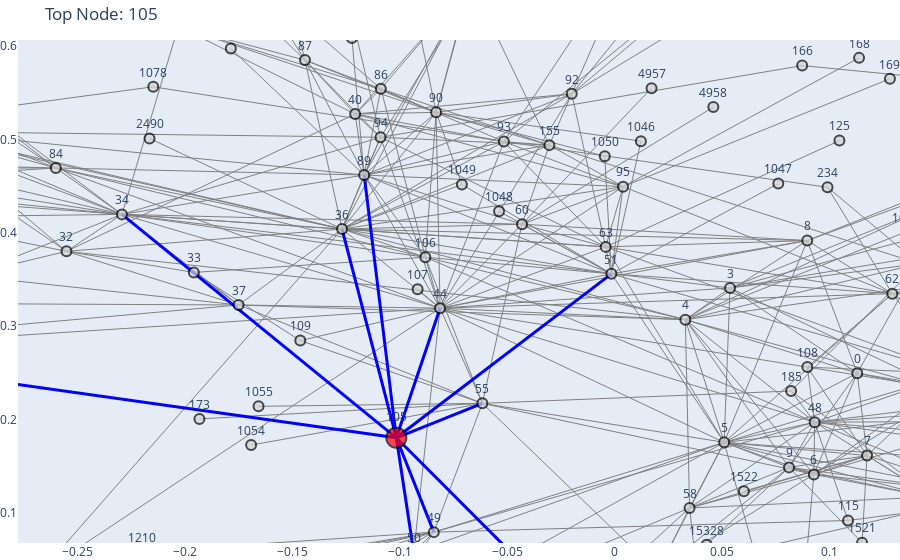

The cell this chart's notebook holds for it:
### Code cell
# Set seeds for reproducibility
random.seed(123)
np.random.seed(123)

# Get node positions using spring layout (set seed for reproducibility)
pos = nx.spring_layout(G, seed=123)  

# Create edge traces with highlighting
edge_x, edge_y = [], []
highlight_x, highlight_y = [], []

for edge in G.edges():
    x0, y0 = pos[edge[0]]
    x1, y1 = pos[edge[1]]

    if top_centrality in edge:  # Highlight edges connected to top node
        highlight_x.extend([x0, x1, None])
        highlight_y.extend([y0, y1, None])
    else:
        edge_x.extend([x0, x1, None])
        edge_y.extend([y0, y1, None])

# Normal edges (gray)
edge_trace = go.Scatter(
    x=edge_x,
    y=edge_y,
    line=dict(width=1, color="gray"),
    mode="lines",
    hoverinfo="none",
)

# Highlighted edges (blue)
highlight_edge_trace = go.Scatter(
    x=highlight_x,
    y=highlight_y,
    line=dict(width=3, color="blue"),
    mode="lines",
    hoverinfo="none",
)

# Create node traces
node_x, node_y = [], []
node_colors = []
node_sizes = []

for node in G.nodes():
    x, y = pos[node]
    node_x.append(x)
    node_y.append(y)

    # Highlight top node
    if node == top_centrality:
        node_colors.append("red")
        node_sizes.append(20)
    else:
        node_colors.append("lightgray")
        node_sizes.append(10)

node_trace = go.Scatter(
    x=node_x,
    y=node_y,
    mode="markers+text",
    marker=dict(
        size=node_sizes,
        color=node_colors,
        line=dict(width=2, color="black"),
    ),
    text=[str(n) for n in G.nodes()],
    textposition="top center",
    hoverinfo="text",
)

# Create interactive Plotly figure
fig = go.Figure(data=[edge_trace, highlight_edge_trace, node_trace])

# Update layout for interactivity
fig.update_layout(
    showlegend=False,
    hovermode="closest",
    margin=dict(b=0, l=0, r=0, t=40),
    title=f"Top Node: {top_centrality}",
    xaxis=dict(showgrid=False, zeroline=False),
    yaxis=dict(showgrid=False, zeroline=False),
)

# Show the figure
fig.show()

### Figure 1 — Plotly figure (JSON) as saved in the notebook; plotly's stock layout.template omitted (floating-point values rounded to 4 significant figures; data arrays with more than 128 entries replaced by an {"elided": "..."} marker saying what was removed)
{"data": [{"hoverinfo": "none", "line": {"color": "gray", "width": 1}, "mode": "lines", "type": "scatter", "x": {"elided": "2484 float values"}, "y": {"elided": "2484 float values"}}, {"hoverinfo": "none", "line": {"color": "blue", "width": 3}, "mode": "lines", "type": "scatter", "x": [-0.08125, -0.1016, null, -0.2294, -0.1016, null, -0.1269, -0.1016, null, -0.09349, -0.1016, null, -0.001445, -0.1016, null, -0.08415, -0.1016, null, -0.06153, -0.1016, null, 0.1065, -0.1016, null, -0.1016, -0.389, null, -0.1016, -0.1166, null], "y": [0.3191, 0.1802, null, 0.4196, 0.1802, null, 0.4039, 0.1802, null, 0.05746, 0.1802, null, 0.3559, 0.1802, null, 0.07916, 0.1802, null, 0.2171, 0.1802, null, -0.2987, 0.1802, null, 0.1802, 0.2734, null, 0.1802, 0.4617, null]}, {"hoverinfo": "text", "marker": {"color": {"elided": "361 str values"}, "line": {"color": "black", "width": 2}, "size": {"elided": "361 int values"}}, "mode": "markers+text", "text": {"elided": "361 str values"}, "textposition": "top center", "type": "scatter", "x": {"elided": "361 float values"}, "y": {"elided": "361 float values"}}], "layout": {"autosize": true, "dragmode": "pan", "hovermode": "closest", "margin": {"b": 0, "l": 0, "r": 0, "t": 40}, "showlegend": false, "title": {"text": "Top Node: 105"}, "xaxis": {"autorange": false, "range": [-0.2778, 0.133], "showgrid": false, "type": "linear", "zeroline": false}, "yaxis": {"autorange": false, "range": [0.06751, 0.6064], "showgrid": false, "type": "linear", "zeroline": false}}}
